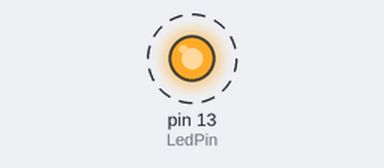
The sketch below on a simulated Arduino Uno, built with avr-gcc and run on an emulated ATmega328P. Parts: output pins drawn as LEDs (lit = HIGH). Dashed ring = blinking.

Above: at 0.5 s.
Timing chart, 0 to 4.6 s (numbered marks = the images above):
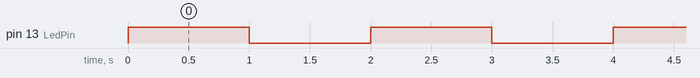

Measured:
- by itself, pin 13 (LedPin): alternates HIGH for 1.0 s and LOW for 1.0 s

The sketch:

led.ino
```cpp
int LedPin = 13;
bool bin = 0;
void setup(){
  pinMode(LedPin, OUTPUT);
}
void loop(){
  digitalWrite(LedPin, bin=!bin);
  delay(1000);
}
```
